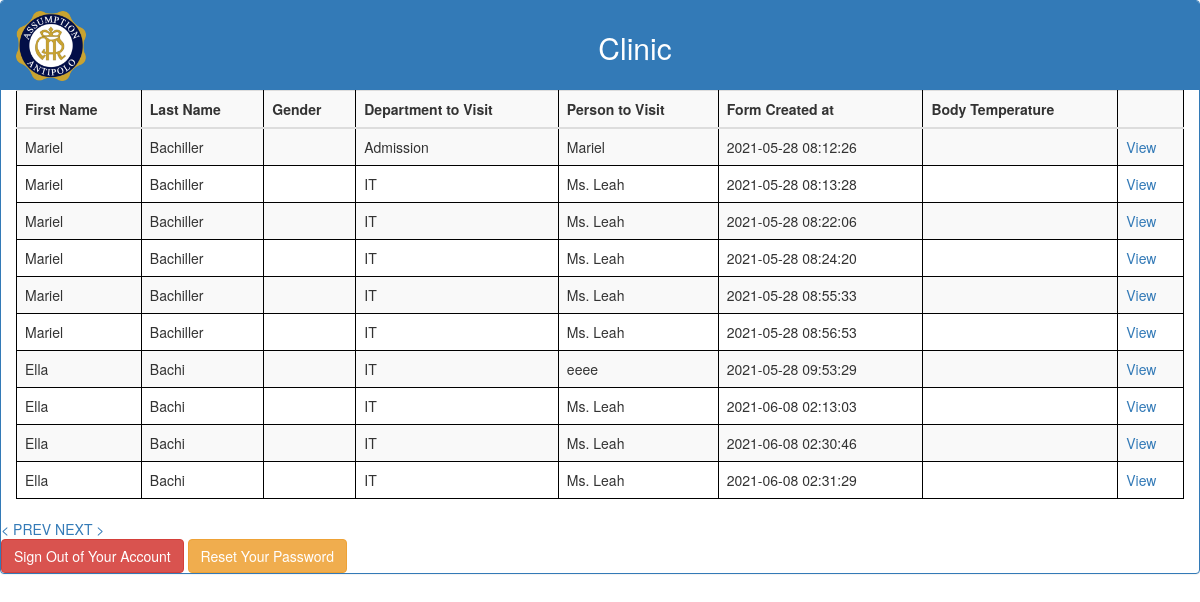
/Clinicview.php?page=4, run on the app's committed database.
### tables this page shows
CREATE TABLE `visitor` (
  `id` int(11) NOT NULL AUTO_INCREMENT,
  `Agree` text NOT NULL,
  `last_name` varchar(50) NOT NULL,
  `first_name` varchar(50) NOT NULL,
  `Address` varchar(200) NOT NULL,
  `Email` varchar(50) NOT NULL,
  `Contact_Number` text NOT NULL,
  `Gender` varchar(30) NOT NULL,
  `Department` varchar(30) NOT NULL,
  `person_to_visit` text NOT NULL,
  `reason_to_visit` text NOT NULL,
  `From_visit` varchar(25) NOT NULL,
  `To_visit` varchar(25) NOT NULL,
  `Question1` varchar(30) NOT NULL,
  `Question2` varchar(30) NOT NULL,
  `Question3` varchar(30) NOT NULL,
  `Question4` varchar(30) NOT NULL,
  `q4txt` text NOT NULL,
  `Question5` varchar(30) NOT NULL,
  `q5txt` text NOT NULL,
  `Code` varchar(8) NOT NULL,
  `created_at` timestamp NOT NULL DEFAULT CURRENT_TIMESTAMP,
  `GuardName` varchar(50) NOT NULL,
  `Body_Temp` varchar(5) NOT NULL,
  `log_type` int(11) NOT NULL COMMENT '10 - scheduled; 20 - onsite;  30- wfh',
  `type` int(11) NOT NULL COMMENT '10 - visitor; 20 employee',
  PRIMARY KEY (`id`)
);

### Clinicview.php (the view, shortened to what this page needs)
	<?php
	$offset = 0;
	$per_page = 10;
	if(isset($_GET['page'])){
		$offset = $_GET['page'] * $per_page;
	}
	$hasNextLink = true;
	?>
	<!DOCTYPE html>
	<html lang="en">
	<head>
	<link rel="stylesheet" href="https://maxcdn.bootstrapcdn.com/bootstrap/3.4.1/css/bootstrap.min.css">
	</head>
	<body>
			<div class="panel panel-primary">
			<div class="panel-heading text-center">
			<img src="AA.png" id="AA" style="width:70px;height:70px;">
				<h2 class="text">Clinic</h2>
			</div>
			<div style="overflow-x:auto;">
					<?php
	$link = mysqli_connect("localhost", "root", "", "checklist");
	$sql = "SELECT * FROM visitor LIMIT $per_page OFFSET $offset";
	if($result = mysqli_query($link, $sql)){
		if(mysqli_num_rows($result) > 0){
			echo "<div class='col-md-12 col-sm-12'>";
			echo "<table class='table table-striped'>";
				echo "<tr>";
					echo "<th>First Name</th>";
					echo "<th>Last Name</th>";
					echo "<th>Gender</th>";
					echo"<th> Department to Visit </th>";
					echo"<th> Person to Visit </th>";
					echo"<th> Form Created at</th>";
					echo"<th>Body Temperature</th>";
					echo"<th>&nbsp;</th>";
				echo "</tr>";
				echo "<tbody>";
			while($row = mysqli_fetch_array($result)){
				echo "<tr>";
					echo "<td>" . $row['first_name'] . "</td>";
					echo "<td>" . $row['last_name'] . "</td>";
					echo "<td>"	.$row ['Gender'] . "</td>";
					echo "<td>" . $row['Department'] . "</td>";
					echo "<td>" . $row['person_to_visit'] . "</td>";
					echo "<td>" . $row['created_at'] . "</td>";
					echo "<td>" . $row['Body_Temp'] . "</td>";
					echo "<td><a href='view_visit_details.php?id=".$row["id"]."'>View</a></td>";
				echo "</tr>";
			}
			echo "</tbody>";
			echo "</table>";
			echo "</div>";
		} else{
			$hasNextLink = false;
			echo "No records matching your query were found.";
		}
	} else{
		echo "ERROR: Could not able to execute $sql. " . mysqli_error($link);
	}
	?>
	<?php if(isset($_GET['page']) && $_GET['page'] >= 1){ ?>
	<a href="Clinicview.php?page=<?php echo $_GET['page'] - 1;?>">< PREV</a>
	<?php } ?>
<?php if($hasNextLink) { ?>
<a href="Clinicview.php?page=<?php echo $_GET['page'] + 1;?>">NEXT ></a>
<?php } ?>
					<br>
					<a href="logout.php" class="btn btn-danger ml-3">Sign Out of Your Account</a>
					<a href="reset-password.php" class="btn btn-warning">Reset Your Password</a>
				</div>
	<?php include "common/footer.php";?>

### Clinicview.php (style rules this page uses)
img#AA { float: left; }
div.panel-heading { padding-bottom: 15px; }
.text-center { text-align: center; }
table, th, td { border: 1px solid black; }

### data on the page
visitor: first_name "Mariel", last_name "Bachiller", Department "Admission", person_to_visit "Mariel", created_at "2021-05-28 08:12:26"
visitor: first_name "Mariel", last_name "Bachiller", Department "IT", person_to_visit "Ms. Leah", created_at "2021-05-28 08:13:28"
visitor: first_name "Mariel", last_name "Bachiller", Department "IT", person_to_visit "Ms. Leah", created_at "2021-05-28 08:22:06"
visitor: first_name "Mariel", last_name "Bachiller", Department "IT", person_to_visit "Ms. Leah", created_at "2021-05-28 08:24:20"
visitor: first_name "Mariel", last_name "Bachiller", Department "IT", person_to_visit "Ms. Leah", created_at "2021-05-28 08:55:33"
visitor: first_name "Mariel", last_name "Bachiller", Department "IT", person_to_visit "Ms. Leah", created_at "2021-05-28 08:56:53"
visitor: first_name "Ella", last_name "Bachi", Department "IT", person_to_visit "eeee", created_at "2021-05-28 09:53:29"
visitor: first_name "Ella", last_name "Bachi", Department "IT", person_to_visit "Ms. Leah", created_at "2021-06-08 02:13:03"
visitor: first_name "Ella", last_name "Bachi", Department "IT", person_to_visit "Ms. Leah", created_at "2021-06-08 02:30:46"
visitor: first_name "Ella", last_name "Bachi", Department "IT", person_to_visit "Ms. Leah", created_at "2021-06-08 02:31:29"
